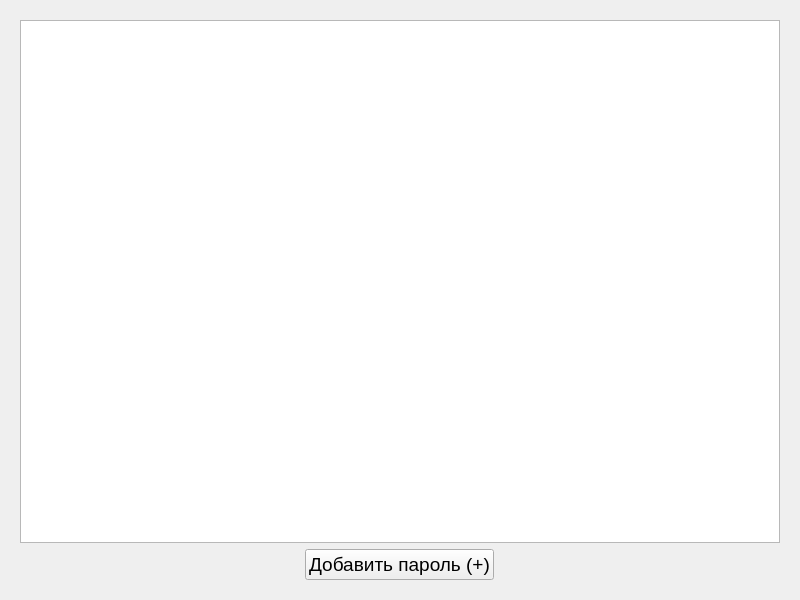
<?xml version="1.0" encoding="UTF-8"?>
<ui version="4.0">
 <class>Form</class>
 <widget class="QWidget" name="Form">
  <property name="geometry">
   <rect>
    <x>0</x>
    <y>0</y>
    <width>800</width>
    <height>600</height>
   </rect>
  </property>
  <property name="windowTitle">
   <string>Form</string>
  </property>
  <layout class="QVBoxLayout" name="verticalLayout">
   <property name="leftMargin">
    <number>20</number>
   </property>
   <property name="topMargin">
    <number>20</number>
   </property>
   <property name="rightMargin">
    <number>20</number>
   </property>
   <property name="bottomMargin">
    <number>20</number>
   </property>
   <item>
    <widget class="QListWidget" name="listWidget">
     <property name="focusPolicy">
      <enum>Qt::NoFocus</enum>
     </property>
    </widget>
   </item>
   <item>
    <layout class="QHBoxLayout" name="horizontalLayout" stretch="0">
     <property name="spacing">
      <number>5</number>
     </property>
     <item>
      <widget class="QPushButton" name="add_btn">
       <property name="sizePolicy">
        <sizepolicy hsizetype="Fixed" vsizetype="Fixed">
         <horstretch>0</horstretch>
         <verstretch>0</verstretch>
        </sizepolicy>
       </property>
       <property name="font">
        <font>
         <family>Arial</family>
         <pointsize>14</pointsize>
        </font>
       </property>
       <property name="focusPolicy">
        <enum>Qt::WheelFocus</enum>
       </property>
       <property name="layoutDirection">
        <enum>Qt::LeftToRight</enum>
       </property>
       <property name="text">
        <string>Добавить пароль (+)</string>
       </property>
      </widget>
     </item>
    </layout>
   </item>
  </layout>
 </widget>
 <resources/>
 <connections/>
</ui>
